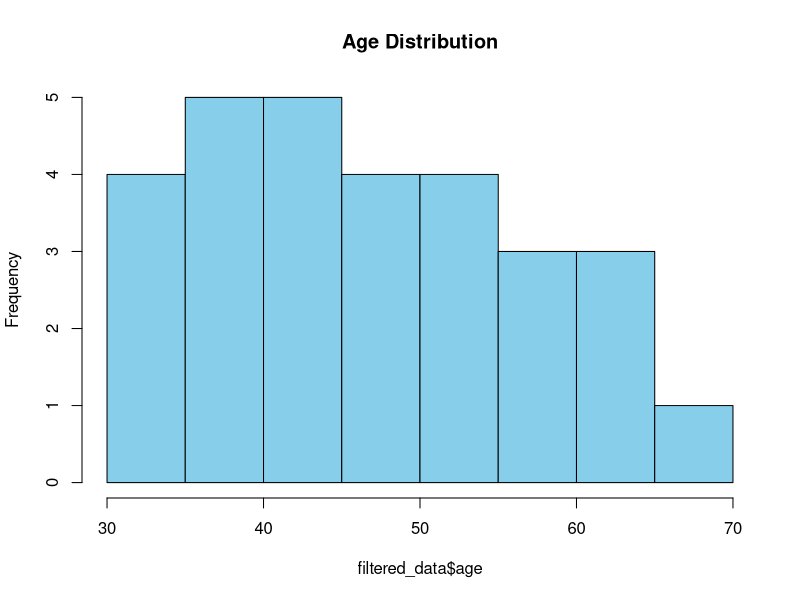
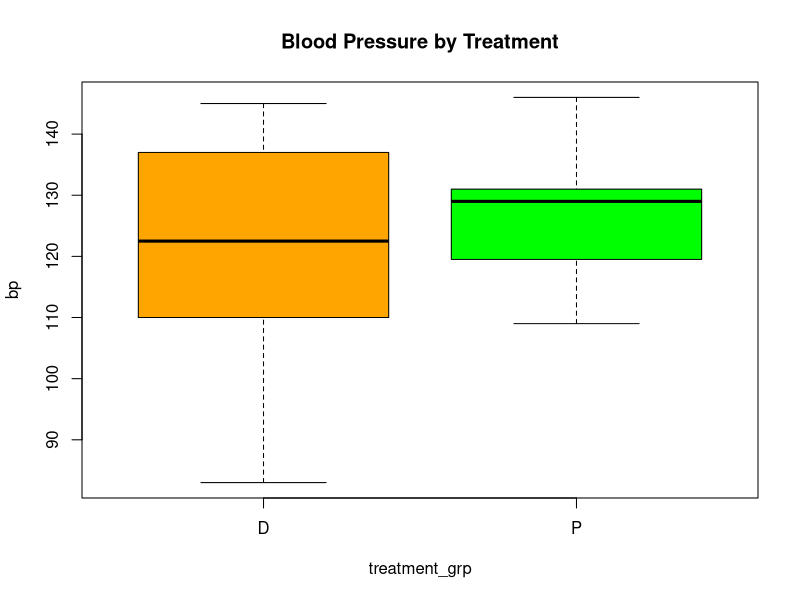

These figures' R source, in order:
set.seed(123)
n<- 50
patient_data <- data.frame(
  patient_id = 1:n,
  age= sample(5:70, n, replace= TRUE),
  gender= sample(c("M", "F"), n, replace= TRUE),
  treatment_grp= sample(c("D", "P"), n, replace= TRUE),
  bp= round(rnorm(n, 120, 15 ))
)

write.csv(patient_data, "patient_data.csv", row.names = FALSE )
filtered_data <- subset(patient_data, age > 30)

filtered_data$bp_category <- ifelse(
  filtered_data$bp > 130,
  "High",
  "Normal"
)
summary(filtered_data)

aggregate(bp ~ treatment_grp,
          data = filtered_data,
          mean)
hist(filtered_data$age,
     col = "skyblue",
     main = "Age Distribution")
boxplot(bp ~ treatment_grp,
        data = filtered_data,
        col = c("orange", "green"),
        main = "Blood Pressure by Treatment")
